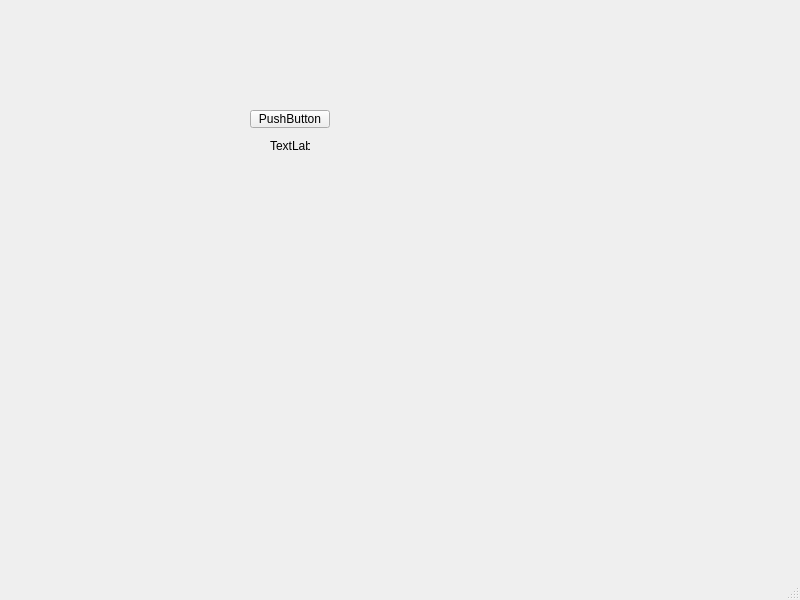
<?xml version="1.0" encoding="UTF-8"?>
<ui version="4.0">
 <class>MainWindow</class>
 <widget class="QMainWindow" name="MainWindow">
  <property name="geometry">
   <rect>
    <x>0</x>
    <y>0</y>
    <width>800</width>
    <height>600</height>
   </rect>
  </property>
  <property name="windowTitle">
   <string>MainWindow</string>
  </property>
  <widget class="QWidget" name="centralwidget">
   <widget class="QPushButton" name="pushButton">
    <property name="geometry">
     <rect>
      <x>250</x>
      <y>110</y>
      <width>80</width>
      <height>18</height>
     </rect>
    </property>
    <property name="text">
     <string>PushButton</string>
    </property>
   </widget>
   <widget class="QLabel" name="imageLabel">
    <property name="geometry">
     <rect>
      <x>270</x>
      <y>140</y>
      <width>40</width>
      <height>12</height>
     </rect>
    </property>
    <property name="text">
     <string>TextLabel</string>
    </property>
   </widget>
  </widget>
  <widget class="QMenuBar" name="menubar">
   <property name="geometry">
    <rect>
     <x>0</x>
     <y>0</y>
     <width>800</width>
     <height>17</height>
    </rect>
   </property>
  </widget>
  <widget class="QStatusBar" name="statusbar"/>
 </widget>
 <resources/>
 <connections/>
</ui>
